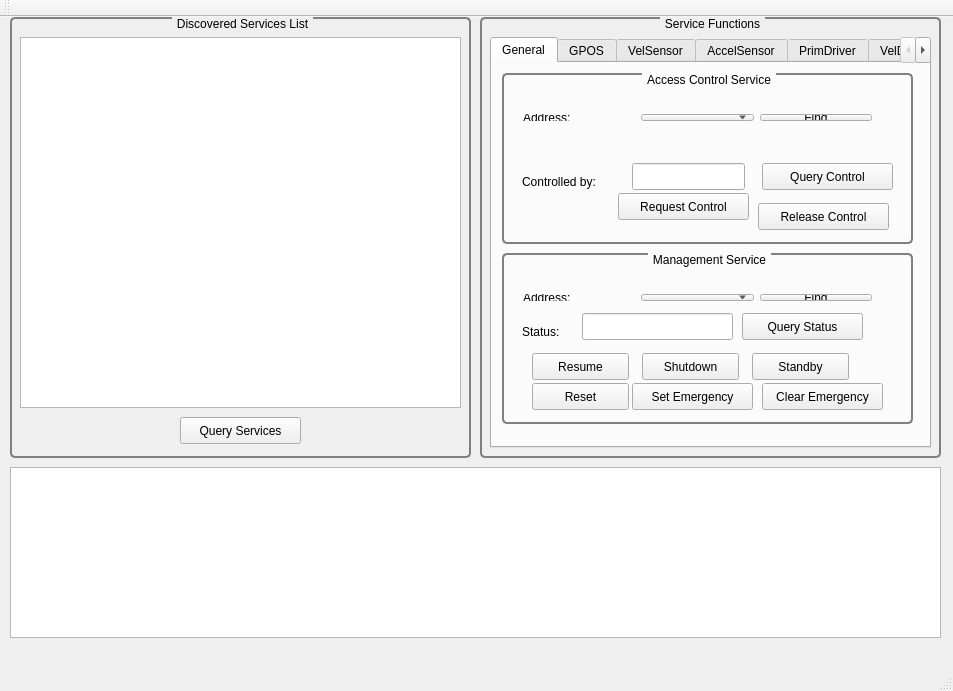
<?xml version="1.0" encoding="UTF-8"?>
<ui version="4.0">
 <class>MainWindow</class>
 <widget class="QMainWindow" name="MainWindow">
  <property name="geometry">
   <rect>
    <x>0</x>
    <y>0</y>
    <width>953</width>
    <height>691</height>
   </rect>
  </property>
  <property name="windowTitle">
   <string>MainWindow</string>
  </property>
  <widget class="QWidget" name="centralWidget">
   <widget class="QGroupBox" name="groupBox">
    <property name="geometry">
     <rect>
      <x>10</x>
      <y>0</y>
      <width>461</width>
      <height>441</height>
     </rect>
    </property>
    <property name="styleSheet">
     <string notr="true">QGroupBox {
     border: 2px solid gray;
     border-radius: 5px;
     margin-top: 1ex; /* leave space at the top for the title */
 }

 QGroupBox::title {
     subcontrol-origin: margin;
     subcontrol-position: top center; /* position at the top center */
     padding: 0 3px;

 }</string>
    </property>
    <property name="title">
     <string>Discovered Services List</string>
    </property>
    <widget class="QPushButton" name="pbQueryServices">
     <property name="geometry">
      <rect>
       <x>170</x>
       <y>400</y>
       <width>121</width>
       <height>27</height>
      </rect>
     </property>
     <property name="text">
      <string>Query Services</string>
     </property>
    </widget>
    <widget class="QTreeView" name="treeServices">
     <property name="geometry">
      <rect>
       <x>10</x>
       <y>20</y>
       <width>441</width>
       <height>371</height>
      </rect>
     </property>
    </widget>
   </widget>
   <widget class="QTextEdit" name="txtConsoleOutput">
    <property name="geometry">
     <rect>
      <x>10</x>
      <y>450</y>
      <width>931</width>
      <height>171</height>
     </rect>
    </property>
   </widget>
   <widget class="QGroupBox" name="groupBox_2">
    <property name="geometry">
     <rect>
      <x>480</x>
      <y>0</y>
      <width>461</width>
      <height>441</height>
     </rect>
    </property>
    <property name="styleSheet">
     <string notr="true">QGroupBox {
     border: 2px solid gray;
     border-radius: 5px;
     margin-top: 1ex; /* leave space at the top for the title */
 }

 QGroupBox::title {
     subcontrol-origin: margin;
     subcontrol-position: top center; /* position at the top center */
     padding: 0 3px;

 }</string>
    </property>
    <property name="title">
     <string>Service Functions</string>
    </property>
    <widget class="QTabWidget" name="tabWidget">
     <property name="geometry">
      <rect>
       <x>10</x>
       <y>20</y>
       <width>441</width>
       <height>411</height>
      </rect>
     </property>
     <property name="currentIndex">
      <number>0</number>
     </property>
     <widget class="QWidget" name="tab_7">
      <attribute name="title">
       <string>General</string>
      </attribute>
      <widget class="QGroupBox" name="groupBox_3">
       <property name="geometry">
        <rect>
         <x>10</x>
         <y>10</y>
         <width>411</width>
         <height>171</height>
        </rect>
       </property>
       <property name="styleSheet">
        <string notr="true">QGroupBox {
     border: 2px solid gray;
     border-radius: 5px;
     margin-top: 1ex; /* leave space at the top for the title */
 }

 QGroupBox::title {
     subcontrol-origin: margin;
     subcontrol-position: top center; /* position at the top center */
     padding: 0 3px;

 }</string>
       </property>
       <property name="title">
        <string>Access Control Service</string>
       </property>
       <widget class="QPushButton" name="btnQueryControl">
        <property name="geometry">
         <rect>
          <x>260</x>
          <y>90</y>
          <width>131</width>
          <height>27</height>
         </rect>
        </property>
        <property name="text">
         <string>Query Control</string>
        </property>
       </widget>
       <widget class="QPushButton" name="btnRequestControl">
        <property name="geometry">
         <rect>
          <x>116</x>
          <y>120</y>
          <width>131</width>
          <height>27</height>
         </rect>
        </property>
        <property name="text">
         <string>Request Control</string>
        </property>
       </widget>
       <widget class="QPushButton" name="btnReleaseControl">
        <property name="geometry">
         <rect>
          <x>256</x>
          <y>130</y>
          <width>131</width>
          <height>27</height>
         </rect>
        </property>
        <property name="text">
         <string>Release Control</string>
        </property>
       </widget>
       <widget class="QLineEdit" name="txtControlledBy">
        <property name="geometry">
         <rect>
          <x>130</x>
          <y>90</y>
          <width>113</width>
          <height>27</height>
         </rect>
        </property>
       </widget>
       <widget class="QLabel" name="label_13">
        <property name="geometry">
         <rect>
          <x>20</x>
          <y>100</y>
          <width>101</width>
          <height>17</height>
         </rect>
        </property>
        <property name="text">
         <string>Controlled by:</string>
        </property>
       </widget>
       <widget class="QWidget" name="layoutWidget_3">
        <property name="geometry">
         <rect>
          <x>10</x>
          <y>30</y>
          <width>371</width>
          <height>29</height>
         </rect>
        </property>
        <layout class="QHBoxLayout" name="horizontalLayout_4">
         <item>
          <widget class="QLabel" name="label_14">
           <property name="text">
            <string>Address:</string>
           </property>
          </widget>
         </item>
         <item>
          <widget class="QComboBox" name="cboAccessControl">
           <property name="currentIndex">
            <number>-1</number>
           </property>
          </widget>
         </item>
         <item>
          <widget class="QPushButton" name="btnFindAccessControl">
           <property name="text">
            <string>Find</string>
           </property>
          </widget>
         </item>
        </layout>
       </widget>
      </widget>
      <widget class="QGroupBox" name="groupBox_4">
       <property name="geometry">
        <rect>
         <x>10</x>
         <y>190</y>
         <width>411</width>
         <height>171</height>
        </rect>
       </property>
       <property name="styleSheet">
        <string notr="true">QGroupBox {
     border: 2px solid gray;
     border-radius: 5px;
     margin-top: 1ex; /* leave space at the top for the title */
 }

 QGroupBox::title {
     subcontrol-origin: margin;
     subcontrol-position: top center; /* position at the top center */
     padding: 0 3px;

 }</string>
       </property>
       <property name="title">
        <string>Management Service</string>
       </property>
       <widget class="QWidget" name="layoutWidget_4">
        <property name="geometry">
         <rect>
          <x>10</x>
          <y>30</y>
          <width>371</width>
          <height>29</height>
         </rect>
        </property>
        <layout class="QHBoxLayout" name="horizontalLayout_5">
         <item>
          <widget class="QLabel" name="label_16">
           <property name="text">
            <string>Address:</string>
           </property>
          </widget>
         </item>
         <item>
          <widget class="QComboBox" name="cboManagement">
           <property name="currentIndex">
            <number>-1</number>
           </property>
          </widget>
         </item>
         <item>
          <widget class="QPushButton" name="btnFindManagement">
           <property name="text">
            <string>Find</string>
           </property>
          </widget>
         </item>
        </layout>
       </widget>
       <widget class="QPushButton" name="btnResume">
        <property name="geometry">
         <rect>
          <x>30</x>
          <y>100</y>
          <width>97</width>
          <height>27</height>
         </rect>
        </property>
        <property name="text">
         <string>Resume</string>
        </property>
       </widget>
       <widget class="QLineEdit" name="txtManagementStatus">
        <property name="geometry">
         <rect>
          <x>80</x>
          <y>60</y>
          <width>151</width>
          <height>27</height>
         </rect>
        </property>
       </widget>
       <widget class="QLabel" name="label_18">
        <property name="geometry">
         <rect>
          <x>20</x>
          <y>70</y>
          <width>61</width>
          <height>17</height>
         </rect>
        </property>
        <property name="text">
         <string>Status:</string>
        </property>
       </widget>
       <widget class="QPushButton" name="btnQueryManagementStatus">
        <property name="geometry">
         <rect>
          <x>240</x>
          <y>60</y>
          <width>121</width>
          <height>27</height>
         </rect>
        </property>
        <property name="text">
         <string>Query Status</string>
        </property>
       </widget>
       <widget class="QPushButton" name="btnShutdown">
        <property name="geometry">
         <rect>
          <x>140</x>
          <y>100</y>
          <width>97</width>
          <height>27</height>
         </rect>
        </property>
        <property name="text">
         <string>Shutdown</string>
        </property>
       </widget>
       <widget class="QPushButton" name="btnStandby">
        <property name="geometry">
         <rect>
          <x>250</x>
          <y>100</y>
          <width>97</width>
          <height>27</height>
         </rect>
        </property>
        <property name="text">
         <string>Standby</string>
        </property>
       </widget>
       <widget class="QPushButton" name="btnReset">
        <property name="geometry">
         <rect>
          <x>30</x>
          <y>130</y>
          <width>97</width>
          <height>27</height>
         </rect>
        </property>
        <property name="text">
         <string>Reset</string>
        </property>
       </widget>
       <widget class="QPushButton" name="btnSetEmergency">
        <property name="geometry">
         <rect>
          <x>130</x>
          <y>130</y>
          <width>121</width>
          <height>27</height>
         </rect>
        </property>
        <property name="text">
         <string>Set Emergency</string>
        </property>
       </widget>
       <widget class="QPushButton" name="btnClearEmergency">
        <property name="geometry">
         <rect>
          <x>260</x>
          <y>130</y>
          <width>121</width>
          <height>27</height>
         </rect>
        </property>
        <property name="text">
         <string>Clear Emergency</string>
        </property>
       </widget>
      </widget>
     </widget>
     <widget class="QWidget" name="tab">
      <attribute name="title">
       <string>GPOS</string>
      </attribute>
      <widget class="QPushButton" name="btnQueryGpos">
       <property name="enabled">
        <bool>false</bool>
       </property>
       <property name="geometry">
        <rect>
         <x>250</x>
         <y>70</y>
         <width>97</width>
         <height>27</height>
        </rect>
       </property>
       <property name="text">
        <string>Query</string>
       </property>
      </widget>
      <widget class="QWidget" name="layoutWidget">
       <property name="geometry">
        <rect>
         <x>12</x>
         <y>21</y>
         <width>411</width>
         <height>29</height>
        </rect>
       </property>
       <layout class="QHBoxLayout" name="horizontalLayout">
        <item>
         <widget class="QLabel" name="label">
          <property name="text">
           <string>Address:</string>
          </property>
         </widget>
        </item>
        <item>
         <widget class="QComboBox" name="cboGposAddress">
          <property name="currentIndex">
           <number>-1</number>
          </property>
         </widget>
        </item>
        <item>
         <widget class="QPushButton" name="btnFindGPOS">
          <property name="text">
           <string>Find</string>
          </property>
         </widget>
        </item>
       </layout>
      </widget>
      <widget class="QWidget" name="layoutWidget">
       <property name="geometry">
        <rect>
         <x>10</x>
         <y>70</y>
         <width>231</width>
         <height>201</height>
        </rect>
       </property>
       <layout class="QFormLayout" name="formLayout">
        <item row="0" column="0">
         <widget class="QLabel" name="label_2">
          <property name="text">
           <string>Latitude</string>
          </property>
         </widget>
        </item>
        <item row="0" column="1">
         <widget class="QLineEdit" name="txtLatitude"/>
        </item>
        <item row="1" column="0">
         <widget class="QLabel" name="label_3">
          <property name="text">
           <string>Longitude</string>
          </property>
         </widget>
        </item>
        <item row="1" column="1">
         <widget class="QLineEdit" name="txtLongitude"/>
        </item>
        <item row="2" column="0">
         <widget class="QLabel" name="label_4">
          <property name="text">
           <string>Altitude</string>
          </property>
         </widget>
        </item>
        <item row="2" column="1">
         <widget class="QLineEdit" name="txtAltitude"/>
        </item>
        <item row="3" column="0">
         <widget class="QLabel" name="label_5">
          <property name="text">
           <string>Roll</string>
          </property>
         </widget>
        </item>
        <item row="3" column="1">
         <widget class="QLineEdit" name="txtRoll"/>
        </item>
        <item row="4" column="0">
         <widget class="QLabel" name="label_6">
          <property name="text">
           <string>Pitch</string>
          </property>
         </widget>
        </item>
        <item row="4" column="1">
         <widget class="QLineEdit" name="txtPitch"/>
        </item>
        <item row="5" column="0">
         <widget class="QLabel" name="label_7">
          <property name="text">
           <string>Yaw</string>
          </property>
         </widget>
        </item>
        <item row="5" column="1">
         <widget class="QLineEdit" name="txtYaw"/>
        </item>
       </layout>
      </widget>
      <widget class="QLineEdit" name="txtGposRate">
       <property name="geometry">
        <rect>
         <x>260</x>
         <y>130</y>
         <width>113</width>
         <height>27</height>
        </rect>
       </property>
       <property name="text">
        <string>0.0</string>
       </property>
      </widget>
      <widget class="QLabel" name="label_8">
       <property name="geometry">
        <rect>
         <x>260</x>
         <y>110</y>
         <width>101</width>
         <height>17</height>
        </rect>
       </property>
       <property name="text">
        <string>Interval (Hz):</string>
       </property>
      </widget>
      <widget class="QPushButton" name="btnUnsubscribeGpos">
       <property name="enabled">
        <bool>false</bool>
       </property>
       <property name="geometry">
        <rect>
         <x>260</x>
         <y>170</y>
         <width>97</width>
         <height>27</height>
        </rect>
       </property>
       <property name="text">
        <string>Unsubscribe</string>
       </property>
      </widget>
     </widget>
     <widget class="QWidget" name="tab_4">
      <attribute name="title">
       <string>VelSensor</string>
      </attribute>
     </widget>
     <widget class="QWidget" name="tab_5">
      <attribute name="title">
       <string>AccelSensor</string>
      </attribute>
     </widget>
     <widget class="QWidget" name="tab_2">
      <attribute name="title">
       <string>PrimDriver</string>
      </attribute>
      <widget class="QWidget" name="layoutWidget_2">
       <property name="geometry">
        <rect>
         <x>10</x>
         <y>10</y>
         <width>411</width>
         <height>29</height>
        </rect>
       </property>
       <layout class="QHBoxLayout" name="horizontalLayout_3">
        <item>
         <widget class="QLabel" name="label_9">
          <property name="text">
           <string>Address:</string>
          </property>
         </widget>
        </item>
        <item>
         <widget class="QComboBox" name="cboPrimDriverAddress">
          <property name="currentIndex">
           <number>-1</number>
          </property>
         </widget>
        </item>
        <item>
         <widget class="QPushButton" name="btnFindPrimDriver">
          <property name="text">
           <string>Find</string>
          </property>
         </widget>
        </item>
       </layout>
      </widget>
      <widget class="QPushButton" name="btnSendPrimDriver">
       <property name="geometry">
        <rect>
         <x>10</x>
         <y>260</y>
         <width>97</width>
         <height>27</height>
        </rect>
       </property>
       <property name="text">
        <string>Send</string>
       </property>
      </widget>
      <widget class="QPushButton" name="btnQueryPrimDriver">
       <property name="geometry">
        <rect>
         <x>140</x>
         <y>300</y>
         <width>97</width>
         <height>27</height>
        </rect>
       </property>
       <property name="text">
        <string>Query</string>
       </property>
      </widget>
      <widget class="QCheckBox" name="chkJoystickPrimDriver">
       <property name="geometry">
        <rect>
         <x>290</x>
         <y>220</y>
         <width>97</width>
         <height>22</height>
        </rect>
       </property>
       <property name="text">
        <string>Joystick</string>
       </property>
      </widget>
      <widget class="QWidget" name="layoutWidget">
       <property name="geometry">
        <rect>
         <x>8</x>
         <y>52</y>
         <width>271</width>
         <height>194</height>
        </rect>
       </property>
       <layout class="QFormLayout" name="formLayout_2">
        <item row="0" column="0">
         <widget class="QCheckBox" name="chkLinX">
          <property name="text">
           <string>Linear Effort X (%):</string>
          </property>
          <property name="checked">
           <bool>true</bool>
          </property>
         </widget>
        </item>
        <item row="0" column="1">
         <widget class="QLineEdit" name="txtLinX">
          <property name="text">
           <string>0.0</string>
          </property>
          <property name="alignment">
           <set>Qt::AlignRight|Qt::AlignTrailing|Qt::AlignVCenter</set>
          </property>
         </widget>
        </item>
        <item row="1" column="0">
         <widget class="QCheckBox" name="chkLinY">
          <property name="text">
           <string>Linear Effort Y (%):</string>
          </property>
         </widget>
        </item>
        <item row="1" column="1">
         <widget class="QLineEdit" name="txtLinY">
          <property name="text">
           <string>0.0</string>
          </property>
          <property name="alignment">
           <set>Qt::AlignRight|Qt::AlignTrailing|Qt::AlignVCenter</set>
          </property>
         </widget>
        </item>
        <item row="2" column="0">
         <widget class="QCheckBox" name="chkLinZ">
          <property name="text">
           <string>Linear Effort Z (%):</string>
          </property>
         </widget>
        </item>
        <item row="2" column="1">
         <widget class="QLineEdit" name="txtLinZ">
          <property name="text">
           <string>0.0</string>
          </property>
          <property name="alignment">
           <set>Qt::AlignRight|Qt::AlignTrailing|Qt::AlignVCenter</set>
          </property>
         </widget>
        </item>
        <item row="3" column="0">
         <widget class="QCheckBox" name="chkRotX">
          <property name="text">
           <string>Rotational Effort X (%):</string>
          </property>
         </widget>
        </item>
        <item row="3" column="1">
         <widget class="QLineEdit" name="txtRotX">
          <property name="text">
           <string>0.0</string>
          </property>
          <property name="alignment">
           <set>Qt::AlignRight|Qt::AlignTrailing|Qt::AlignVCenter</set>
          </property>
         </widget>
        </item>
        <item row="4" column="0">
         <widget class="QCheckBox" name="chkRotY">
          <property name="text">
           <string>Rotational Effort Y (%):</string>
          </property>
         </widget>
        </item>
        <item row="4" column="1">
         <widget class="QLineEdit" name="txtRotY">
          <property name="text">
           <string>0.0</string>
          </property>
          <property name="alignment">
           <set>Qt::AlignRight|Qt::AlignTrailing|Qt::AlignVCenter</set>
          </property>
         </widget>
        </item>
        <item row="5" column="0">
         <widget class="QCheckBox" name="chkRotZ">
          <property name="text">
           <string>Rotational Effort Z (%):</string>
          </property>
          <property name="checked">
           <bool>true</bool>
          </property>
         </widget>
        </item>
        <item row="5" column="1">
         <widget class="QLineEdit" name="txtRotZ">
          <property name="text">
           <string>0.0</string>
          </property>
          <property name="alignment">
           <set>Qt::AlignRight|Qt::AlignTrailing|Qt::AlignVCenter</set>
          </property>
         </widget>
        </item>
       </layout>
      </widget>
      <widget class="QLineEdit" name="txtJoyDevice">
       <property name="geometry">
        <rect>
         <x>290</x>
         <y>70</y>
         <width>113</width>
         <height>27</height>
        </rect>
       </property>
       <property name="text">
        <string>/dev/input/js0</string>
       </property>
      </widget>
      <widget class="QLabel" name="label_10">
       <property name="geometry">
        <rect>
         <x>290</x>
         <y>50</y>
         <width>101</width>
         <height>17</height>
        </rect>
       </property>
       <property name="text">
        <string>Device name:</string>
       </property>
      </widget>
      <widget class="QLabel" name="label_11">
       <property name="geometry">
        <rect>
         <x>290</x>
         <y>110</y>
         <width>101</width>
         <height>17</height>
        </rect>
       </property>
       <property name="text">
        <string>X Scale Factor:</string>
       </property>
      </widget>
      <widget class="QLineEdit" name="txtJoyXScale">
       <property name="geometry">
        <rect>
         <x>290</x>
         <y>130</y>
         <width>113</width>
         <height>27</height>
        </rect>
       </property>
       <property name="text">
        <string>1</string>
       </property>
      </widget>
      <widget class="QLabel" name="label_12">
       <property name="geometry">
        <rect>
         <x>290</x>
         <y>160</y>
         <width>101</width>
         <height>17</height>
        </rect>
       </property>
       <property name="text">
        <string>Y Scale Factor:</string>
       </property>
      </widget>
      <widget class="QLineEdit" name="txtJoyYScale">
       <property name="geometry">
        <rect>
         <x>290</x>
         <y>180</y>
         <width>113</width>
         <height>27</height>
        </rect>
       </property>
       <property name="text">
        <string>1</string>
       </property>
      </widget>
     </widget>
     <widget class="QWidget" name="tab_3">
      <attribute name="title">
       <string>VelDriver</string>
      </attribute>
     </widget>
     <widget class="QWidget" name="tab_6">
      <attribute name="title">
       <string>Video</string>
      </attribute>
     </widget>
    </widget>
   </widget>
   <widget class="QWidget" name="layoutWidget">
    <property name="geometry">
     <rect>
      <x>0</x>
      <y>0</y>
      <width>2</width>
      <height>2</height>
     </rect>
    </property>
    <layout class="QHBoxLayout" name="horizontalLayout_2"/>
   </widget>
  </widget>
  <widget class="QMenuBar" name="menuBar">
   <property name="geometry">
    <rect>
     <x>0</x>
     <y>0</y>
     <width>953</width>
     <height>25</height>
    </rect>
   </property>
  </widget>
  <widget class="QToolBar" name="mainToolBar">
   <attribute name="toolBarArea">
    <enum>TopToolBarArea</enum>
   </attribute>
   <attribute name="toolBarBreak">
    <bool>false</bool>
   </attribute>
  </widget>
  <widget class="QStatusBar" name="statusBar"/>
 </widget>
 <layoutdefault spacing="6" margin="11"/>
 <resources/>
 <connections/>
</ui>
